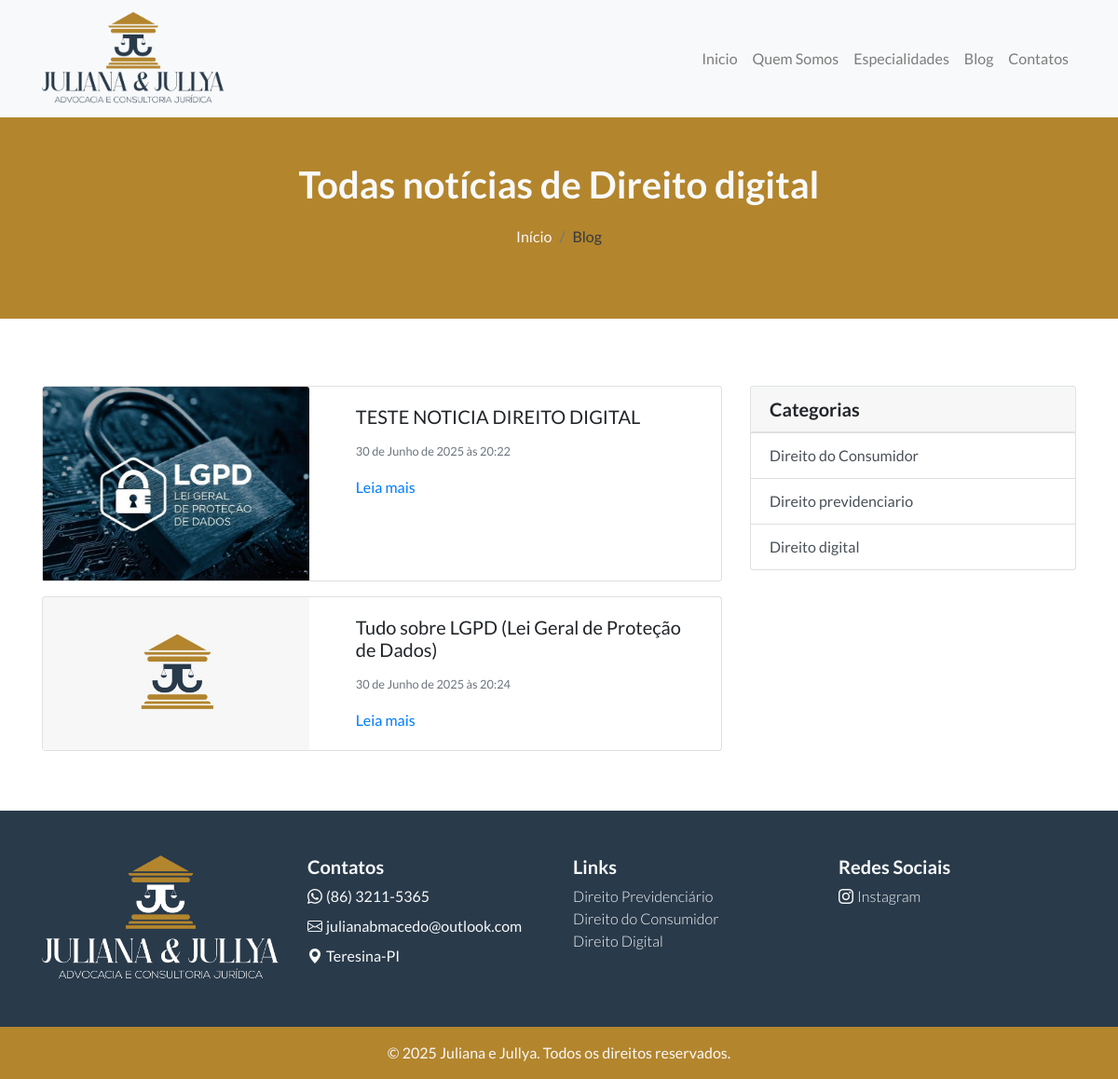
The app's page /categoria/direito-digital/ with its own data.
### website/models.py (models this page shows, shortened)
class Categoria(models.Model):
    nome = models.CharField(max_length=100, unique=True)
    slug = AutoSlugField(unique=True, null=True, blank=True, populate_from='nome')

class Post(models.Model):
    titulo = models.CharField(max_length=200)
    photo_blog = models.ImageField(upload_to='blog/', blank=True, null=True)
    slug = AutoSlugField(populate_from='titulo', unique=True, null=True, blank=True)
    conteudo = HTMLField()  # TinyMCE será aplicado aqui
    data_criacao = models.DateTimeField(default=timezone.now)
    publicado = models.BooleanField(default=False)
    categoria = models.ForeignKey(Categoria, on_delete=models.SET_NULL, null=True, blank=True)

class Especialidades(models.Model):
    id = models.AutoField(primary_key=True)
    icone = models.ImageField(upload_to='media/icones/', blank=True, null=True)
    nome_especialidade = models.CharField(max_length=100, blank=True,null=True)
    slug = AutoSlugField(populate_from='nome_especialidade', unique=True, null=True, blank=True)
    descricao_especialidade = HTMLField()  # TinyMCE será aplicado aqui
    resumo_especialidade = models.CharField(max_length=255, blank=True, null=True)
    class Meta:
        verbose_name = "Especialidade"
        verbose_name_plural = "Especialidades"

### website/views.py (the view)
# urls.py: path('categoria/<slug:slug>/', CategoriaDetailView.as_view(), name='categoria_detail'),
class CategoriaDetailView(ContextoPadraoMixin, ListView):
    model = Post
    template_name = 'categoria_detail.html'
    context_object_name = 'category_post'
    def get_queryset(self):
        categoria_slug = self.kwargs['slug']
        self.categoria = get_object_or_404(Categoria, slug=categoria_slug)
        return Post.objects.filter(categoria__slug=categoria_slug)
    def get_context_data(self, **kwargs):
        context = super().get_context_data(**kwargs)  # ← chama ContextoPadraoMixin + ListView
        context['categoria'] = self.categoria          # ← adiciona só o que é específico da view
        return context

### website/views.py (called while the page is built)
    def get_context_data(self, **kwargs):
        context = super().get_context_data(**kwargs)
        context['especialidade_list'] = Especialidades.objects.all()
        context['equipe_list'] = Equipe.objects.all()
        context['categoria_list'] = Categoria.objects.all()
        return context

### website/templates/categoria_detail.html
{% extends "base.html" %}
{% load static %}
{% block content %}
<div class="py-5 mb-4 bg-breadcrumb text-light">
  <div class="container">
    <div class="row">
      <div class="col-sm-12 text-center">
        <h1 class="font-weight-bold">Todas notícias de {{ categoria.nome }}</h1>
        <nav aria-label="breadcrumb">
          <ol class="breadcrumb bg-transparent text-center justify-content-center">
            <li class="breadcrumb-item"><a href="{% url 'home' %}" class="text-light">Início</a></li>
            <li class="breadcrumb-item active text-dark" aria-current="page">Blog</li>
          </ol>
        </nav>
      </div>
    </div>
  </div>
</div>
<section class="py-5">
  <div class="container">
    <div class="row">
      <div class="col-md-8">
        {% if category_post %}
        {% for post in category_post %}
        <div class="card mb-3">
          <div class="row g-0">
            <div class="col-md-5">
              <img class="card-img-top" src="{{ post.photo_blog.url }}" alt="{{ post.titulo }}">
            </div>
            <div class="col-md-7">
              <div class="card-body">
                <h5 class="card-title">{{ post.titulo }}</h5>
                <p class="card-text"><small class="text-muted">{{ post.data_criacao }}</small></p>
                <a href="{% if post.categoria %}{% url 'post_detail' categoria_slug=post.categoria.slug post_slug=post.slug %}{% endif %}">
                  Leia mais
                </a>
              </div>
            </div>
          </div>
        </div>
        {% endfor %}
        {% else %}
        <p>Nenhum post encontrado nesta categoria.</p>
        {% endif %}
      </div>
      <div class="col-md-4">
        <div class="list-group">
          <div class="card-header border">
            <h5 class="font-weight-bold mb-0">Categorias</h5>
          </div>
          {% for categoria in categoria_list %}
          <a href="{% url 'categoria_detail' categoria.slug %}" class="list-group-item list-group-item-action">
            {{ categoria.nome }}
          </a>
          {% endfor %}
        </div>
      </div>
    </div>
  </div>
</section>
{% endblock %}

### website/templates/base.html (shortened to what this page needs)
{% load static %}
<!DOCTYPE html>
<html lang="pt-br">
<head>
    <link href="https://cdn.jsdelivr.net/npm/bootstrap-icons@1.11.1/font/bootstrap-icons.css" rel="stylesheet">
    <link rel="stylesheet" href="https://stackpath.bootstrapcdn.com/bootstrap/4.1.3/css/bootstrap.min.css">
    <link href="{% static '/css/styles.css' %}" rel="stylesheet">
</head>
<body>
<header>
  <nav class="navbar navbar-expand-lg navbar-light bg-light">
        <div class="container">
        <a class="navbar-brand" href="{% url 'home' %}">
          <img class="logo-site img-fluid" src="/media/website/logo-black.png" alt="Juliana Macedo e Jullya Macedo - Advogadas Associadas">
        </a>
        <div class="collapse navbar-collapse" id="conteudoNavbarSuportado">
          <ul class="navbar-nav ml-auto">
            <li class="nav-item">
              <a class="nav-link" href="{% url 'home' %}">Inicio</a>
            </li>
            <li class="nav-item">
              <a class="nav-link" href="{% url 'sobre' %}">Quem Somos</a>
            </li>
            <li class="nav-item">
              <a class="nav-link" href="{% url 'especialidades' %}">Especialidades</a>
            </li>
            <li class="nav-item">
              <a class="nav-link" href="{% url 'blog' %}">Blog</a>
            </li>
            <li class="nav-item">
              <a class="nav-link" href="{% url 'contatos' %}">Contatos</a>
            </li>
          </ul>
        </div>
      </div>
  </nav>
</header>
<main>
  {% block content %}
  {% endblock %}
</main>
<footer>
<div class="footer-site py-5">
  <div class="container">
    <div class="row">
<div class="col-lg-3">
  <img class="img-fluid" src="/media/website/logo-white.png" alt="">
</div>
<div class="col-lg-3">
  <h5 class="font-weight-bold text-light sec-title">Contatos</h5>
  <div class="d-flex align-items-center text-light mb-2">
    <i class="bi bi-whatsapp mr-1"></i>
    <span>(86) 3211-5365</span>
  </div>
  <div class="d-flex align-items-center text-light mb-2">
    <i class="bi bi-envelope mr-1"></i>
    <span>julianabmacedo@outlook.com</span>
  </div>
  <div class="d-flex align-items-center text-light mb-2">
    <i class="bi bi-geo-alt-fill mr-1"></i>
    <span>Teresina-PI</span>
  </div>
</div>
<div class="col-lg-3">
  <h5 class="font-weight-bold text-light sec-title">Links</h5>
  <ul class="nav flex-column">
    {% for especialidade in especialidade_list %}
    <li class="nav-item">
      <a href="{% url 'especialidade_detail' especialidade.slug %}" class="link text-light lato-light">
        {{ especialidade.nome_especialidade }}
      </a>
      {% endfor %}
    </li>
   </ul>
</div>
<div class="col-lg-3">
  <h5 class="font-weight-bold text-light sec-title">Redes Sociais</h5>
  <div class="d-flex align-items-center text-light mb-2">
    <i class="bi bi-instagram mr-1"></i>
    <span class="lato-light">Instagram</span>
  </div>
</div>
</div>
</div>
</div>
<div class="footer-end py-3 mb-0">
  <div class="container">
    <div class="row">
      <div class="col-lg-12 text-light text-center">
        <p class="mb-0">&copy; 2025 Juliana e Jullya. Todos os direitos reservados.</p>
      </div>
    </div>
  </div>
</div>
</footer>
</body>
</html>

### static/css/styles.css (style rules this page uses)
:root { --bs-body-font-family:"Lato", sans-serif; }
.lato-light { font-family: "Lato", sans-serif; font-weight: 300; font-style: normal; }
body { font-family: var(--bs-body-font-family); font-optical-sizing: auto; font-style: normal; background-color: transparent; text-rendering: optimizeLegibility; -webkit-font-smoothing: antialiased; -moz-osx-font-smoothing: grayscale; transform: none; }
img.logo-site { height: 100px; }
.card-img-top { object-fit: cover; height: 100%; }
.footer-site { background-color: #293A4A; }
.footer-end { background-color: #B3852D; }
.bg-breadcrumb { background-color: #B3852D; }

### records on screen
Categoria: nome "Direito digital"
Post: photo_blog (picture), titulo "TESTE NOTICIA DIREITO DIGITAL", data_criacao "30 de Junho de 2025 às 20:22"
Post: photo_blog (picture), titulo "Tudo sobre LGPD (Lei Geral de Proteção de Dados)", data_criacao "30 de Junho de 2025 às 20:24"
Categoria: nome "Direito do Consumidor"
Categoria: nome "Direito previdenciario"
Especialidades: nome_especialidade "Direito Previdenciário"
Especialidades: nome_especialidade "Direito do Consumidor"
Especialidades: nome_especialidade "Direito Digital"
